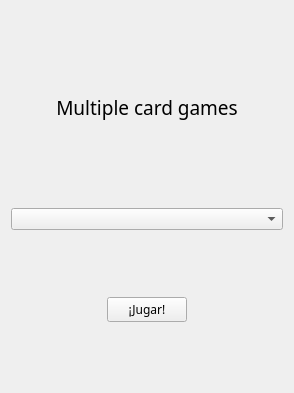
<?xml version="1.0" encoding="UTF-8"?>
<ui version="4.0">
 <class>MainViewCardGames</class>
 <widget class="QWidget" name="MainViewCardGames">
  <property name="geometry">
   <rect>
    <x>0</x>
    <y>0</y>
    <width>294</width>
    <height>393</height>
   </rect>
  </property>
  <property name="windowTitle">
   <string>Card Games</string>
  </property>
  <layout class="QVBoxLayout" name="verticalLayout">
   <item>
    <spacer name="verticalSpacer_4">
     <property name="orientation">
      <enum>Qt::Vertical</enum>
     </property>
     <property name="sizeHint" stdset="0">
      <size>
       <width>20</width>
       <height>40</height>
      </size>
     </property>
    </spacer>
   </item>
   <item alignment="Qt::AlignHCenter|Qt::AlignVCenter">
    <widget class="QLabel" name="label">
     <property name="minimumSize">
      <size>
       <width>200</width>
       <height>70</height>
      </size>
     </property>
     <property name="maximumSize">
      <size>
       <width>1000</width>
       <height>50</height>
      </size>
     </property>
     <property name="font">
      <font>
       <family>Ravie</family>
       <pointsize>14</pointsize>
      </font>
     </property>
     <property name="text">
      <string>Multiple card games</string>
     </property>
     <property name="alignment">
      <set>Qt::AlignCenter</set>
     </property>
     <property name="wordWrap">
      <bool>true</bool>
     </property>
    </widget>
   </item>
   <item>
    <spacer name="verticalSpacer_2">
     <property name="orientation">
      <enum>Qt::Vertical</enum>
     </property>
     <property name="sizeHint" stdset="0">
      <size>
       <width>20</width>
       <height>40</height>
      </size>
     </property>
    </spacer>
   </item>
   <item>
    <widget class="QComboBox" name="comboBox"/>
   </item>
   <item>
    <spacer name="verticalSpacer">
     <property name="orientation">
      <enum>Qt::Vertical</enum>
     </property>
     <property name="sizeHint" stdset="0">
      <size>
       <width>20</width>
       <height>40</height>
      </size>
     </property>
    </spacer>
   </item>
   <item alignment="Qt::AlignHCenter|Qt::AlignVCenter">
    <widget class="QPushButton" name="pushButton">
     <property name="font">
      <font>
       <family>Ravie</family>
      </font>
     </property>
     <property name="text">
      <string>¡Jugar!</string>
     </property>
    </widget>
   </item>
   <item>
    <spacer name="verticalSpacer_3">
     <property name="orientation">
      <enum>Qt::Vertical</enum>
     </property>
     <property name="sizeHint" stdset="0">
      <size>
       <width>20</width>
       <height>40</height>
      </size>
     </property>
    </spacer>
   </item>
  </layout>
 </widget>
 <resources/>
 <connections/>
</ui>
